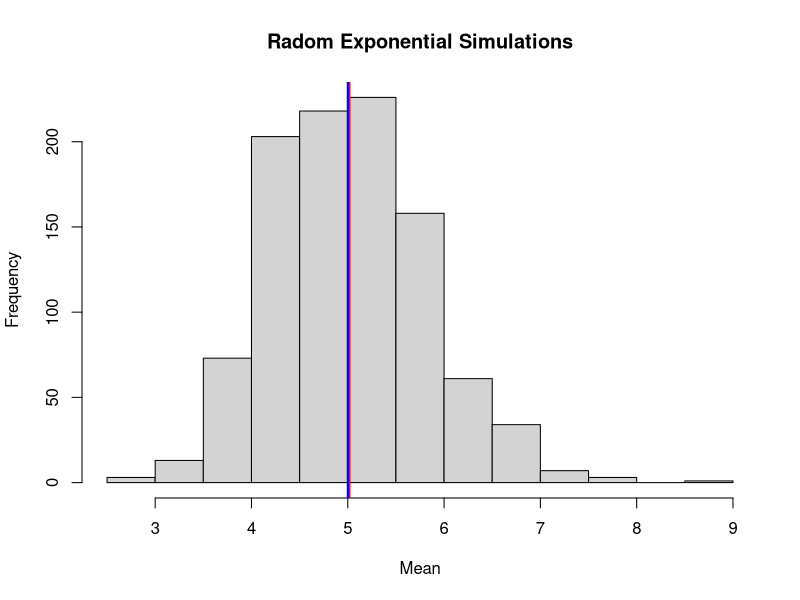
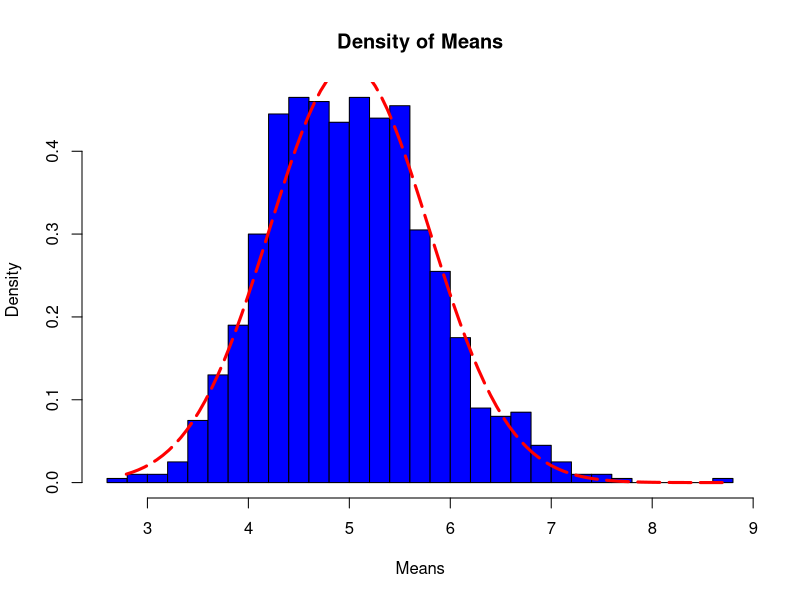

The R script that drew these images, in order:
######################
# Part 1: Simulation #
######################

# Simulation settings
lambda = 0.2
num_samples = 40
num_simulations = 1000

# Simulate exponentials
simulated_exp <- replicate(num_simulations, rexp(num_samples, lambda))
# Calculate the mean of exponentials
mean_exp <- apply(simulated_exp, 2, mean)
# Sample Mean versus Theoretical Mean
sample_mean <- mean(mean_exp)
print(paste("Sample Mean: ", sample_mean))
theoretical_mean <- 1/lambda
print(paste("Theoretical Mean: ", theoretical_mean))
# Means visualization
hist(mean_exp, xlab = "Mean", main = "Radom Exponential Simulations")
abline(v = sample_mean, col = "red", lwd = 3)
abline(v = theoretical_mean, col = "blue", lwd = 2)
# Sample Variance versus Theoretical Variance
sample_variance <- sd(mean_exp)^2
print(paste("Sample Variance: ", sample_variance))
theoretical_variance <- ((1/lambda) * (1/sqrt(num_samples)))^2
print(paste("Theoretical Variance: ", theoretical_variance))
# Aproximation to normal distribution
x <- seq(min(mean_exp), max(mean_exp), length = 100)
y <- dnorm(x, mean = 1/lambda, sd = (1/lambda) * (1/sqrt(num_samples)))
hist(mean_exp, breaks = num_samples, prob = T, col = "blue", xlab = "Means", ylab = "Density", main = "Density of Means")
lines(x, y, col = "red", lty = 5, lwd = 3)